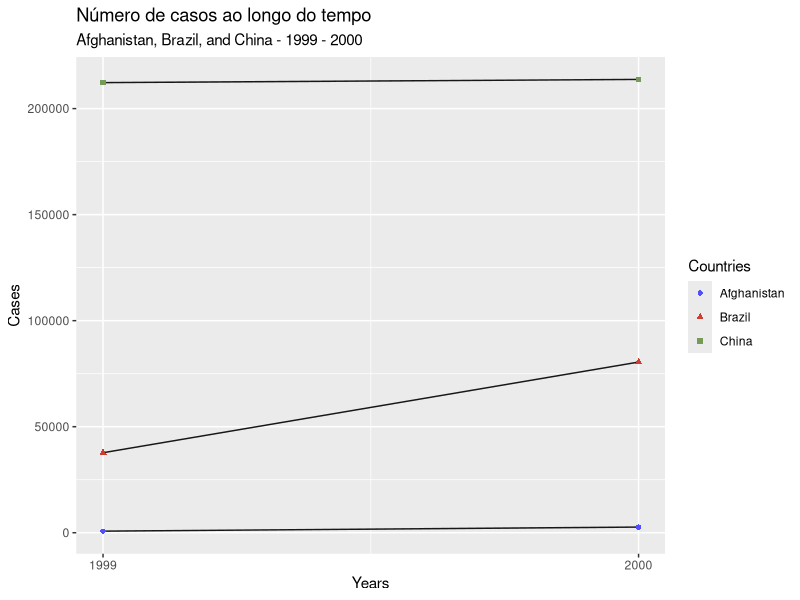
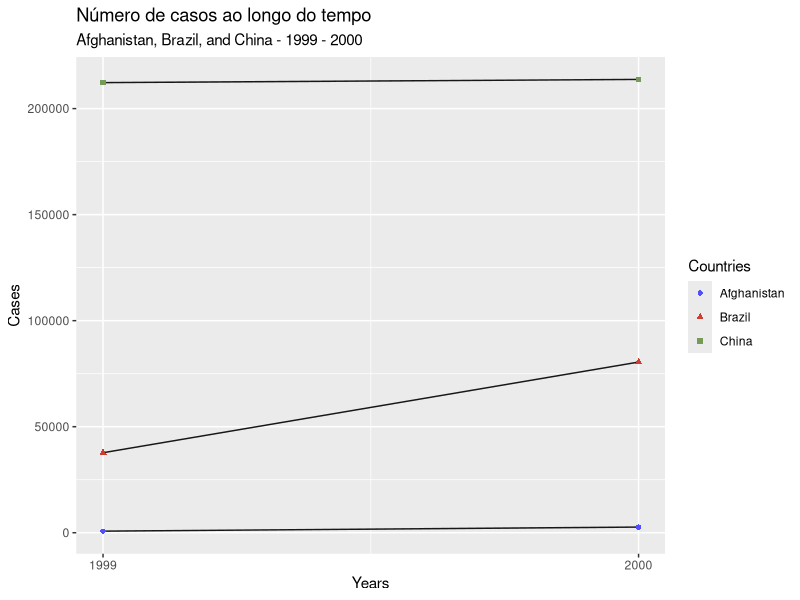

R code for these plots, in order:
## ---- chunk 1
library(tidyverse)
## ---- chunk 2
?table1
## ---- chunk 3
1 + 88
print("maria hello word")
## ---- chunk 4
table2
?table2
## ---- chunk 5
table3
## ---- chunk 6
table4a
## ---- chunk 7
table4b
## ---- chunk 8
table2
?table2
## ---- chunk 9
table2_tidy <- table2 |>
  spread(key = type, value = count)
table2_tidy
# https://rstudio-education.github.io/tidyverse-cookbook/tidy.html
## ---- chunk 10
table2_rate <- table2_tidy |>
  mutate(
    rate = (cases / (population * 10000))
  )
table2_rate
## ---- chunk 11
table4a
## ---- chunk 12
table4b
## ---- chunk 13
table4a_tidy <- table4a |>
  gather(key = "year", value = "cases", 2:3)
table4a_tidy
## ---- chunk 14
table4b_tidy <- table4b |>
  gather(key = "year", value = "population", 2:3)
table4b_tidy
## ---- chunk 15
table4a |>
  gather(key = "year", value = "cases", "1999", "2000")
  # gather(key = "year", value = "cases", -1)
  # gather(key = "year", value = "cases", one_of(c("1999", "2000")))
## ---- chunk 16
table4_ab <- table4a_tidy |>
  full_join(table4b_tidy)
table4_ab
# https://dplyr.tidyverse.org/articles/two-table.html
## ---- chunk 17
table4_ab_rate <- table4_ab |>
  mutate(
    rate = (cases / (population * 10000))
  )
table4_ab_rate
## ---- chunk 18
library(ggsci)

ggplot(table2_rate, aes(x = year, y = cases)) +
  geom_line(aes(group = country), color = "#181616") +
  geom_point(aes(color = country, shape = country)) +
  scale_color_igv() +
  scale_fill_igv() +
  theme_grey() +
  scale_x_continuous(breaks = c(1999, 2000)) +
  labs(
    title = "Número de casos ao longo do tempo",
    subtitle = "Afghanistan, Brazil, and China - 1999 - 2000",
    x = "Years",
    y = "Cases",
    color = "Countries",
    shape = "Countries"
  )
## ---- chunk 19
ggsave("listas/casos_ano.pdf",
  width = 16,
  height = 16
)
